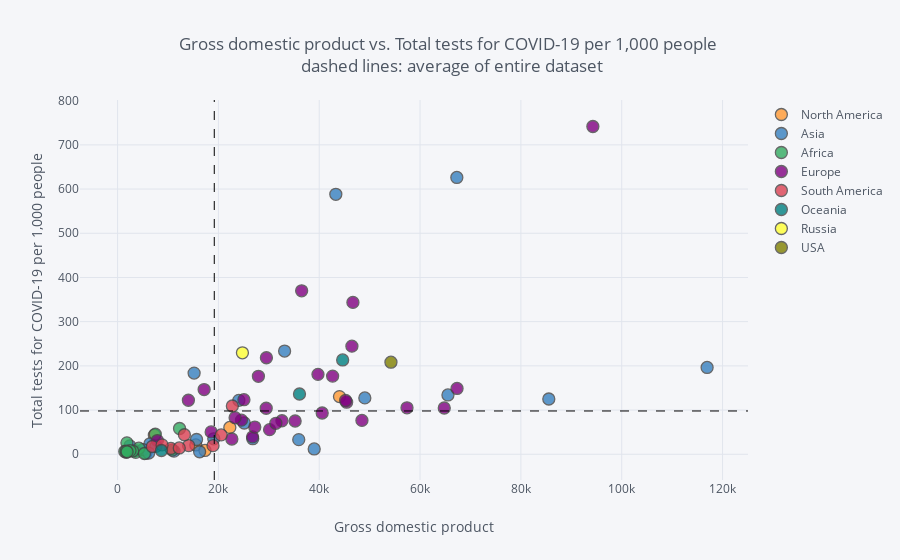

Notebook source saved alongside this figure:
### Markdown cell above
# Plotting survey correlations: rich countries have the most covid testing and confirmed cases.

### Code cell
with warnings.catch_warnings(): # to catch warning about np.module in Python 3.8.2.
    warnings.filterwarnings("ignore",category=FutureWarning)
    survey.iplot(
        x='gdp_per_capita',
        y='total_tests_per_thousand',
        categories='continent',
        text="location",
        vline= {"x":survey["gdp_per_capita"].mean(),
                "color":"#000000",
                "dash": "dash"
               },
        hline={"y":survey["total_tests_per_thousand"].mean(),
               "color":"#000000",
               "dash": "dash"
              },
        xTitle='Gross domestic product',
        yTitle='Total tests for COVID-19 per 1,000 people',
        title='Gross domestic product vs. Total tests for COVID-19 per 1,000 people <br> dashed lines: average of entire dataset')

print("Recommendation: choose option to 'show closest data point on hover' in top right corner")

### Figure 1 — Plotly figure (JSON) as saved in the notebook; plotly's stock layout.template omitted (floating-point values rounded to 4 significant figures)
{"data": [{"marker": {"color": "rgba(255, 153, 51, 1.0)", "line": {"width": 1.3}, "opacity": 0.8, "size": 12, "symbol": "circle"}, "mode": "markers", "name": "North America", "text": ["Aruba", "Anguilla", "Antigua and Barbuda", "Bonaire Sint Eustatius and Saba", "Bahamas", "Belize", "Bermuda", "Barbados", "Canada", "Costa Rica", "Cuba", "Curacao", "Cayman Islands", "Dominica", "Dominican Republic", "Grenada", "Greenland", "Guatemala", "Honduras", "Haiti", "Jamaica", "Saint Kitts and Nevis", "Saint Lucia", "Mexico", "Montserrat", "Nicaragua", "Panama", "Puerto Rico", "El Salvador", "Sint Maarten (Dutch part)", "Turks and Caicos Islands", "Trinidad and Tobago", "Saint Vincent and the Grenadines", "British Virgin Islands", "United States Virgin Islands"], "textfont": {"color": "#4D5663"}, "type": "scatter", "x": [35970.0, null, 21490.0, null, 27720.0, 7824.0, 50670.0, 16980.0, 44020.0, 15520.0, null, null, 49900.0, 9673.0, 14600.0, 13590.0, null, 7424.0, 4542.0, 1653.0, 8194.0, 24650.0, 12950.0, 17340.0, null, 5321.0, 22270.0, 35040.0, 7292.0, 36330.0, null, 28760.0, 10730.0, null, null], "y": [null, null, null, null, null, null, null, null, 130.5, 21.14, 30.14, null, null, null, null, null, null, null, null, null, null, null, null, 8.719, null, null, 60.78, null, 43.31, null, null, null, null, null, null]}, {"marker": {"color": "rgba(55, 128, 191, 1.0)", "line": {"width": 1.3}, "opacity": 0.8, "size": 12, "symbol": "circle"}, "mode": "markers", "name": "Asia", "text": ["Afghanistan", "United Arab Emirates", "Armenia", "Azerbaijan", "Bangladesh", "Bahrain", "Brunei", "Bhutan", "China", "Georgia", "Indonesia", "India", "Iran", "Iraq", "Israel", "Jordan", "Japan", "Kazakhstan", "Kyrgyzstan", "Cambodia", "South Korea", "Kuwait", "Laos", "Lebanon", "Sri Lanka", "Maldives", "Myanmar", "Mongolia", "Malaysia", "Nepal", "Oman", "Pakistan", "Philippines", "Palestine", "Qatar", "Saudi Arabia", "Singapore", "Syria", "Thailand", "Tajikistan", "Timor", "Turkey", "Taiwan", "Uzbekistan", "Vietnam", "Yemen"], "textfont": {"color": "#4D5663"}, "type": "scatter", "x": [1804.0, 67290.0, 8788.0, 15850.0, 3524.0, 43290.0, 71810.0, 8709.0, 15310.0, 9745.0, 11190.0, 6427.0, 19080.0, 15660.0, 33130.0, 8337.0, 39000.0, 24060.0, 3393.0, 3645.0, 35940.0, 65530.0, 6397.0, 13370.0, 11670.0, 15180.0, 5592.0, 11840.0, 26810.0, 2443.0, 37960.0, 5035.0, 7599.0, 4450.0, 116900.0, 49050.0, 85540.0, null, 16280.0, 2897.0, 6570.0, 25130.0, null, 6253.0, 6172.0, 1479.0], "y": [null, 626.2, null, null, 8.147, 588.2, null, null, null, null, 7.202, 23.67, 35.0, 33.45, 233.5, null, 12.07, 122.0, null, null, 33.14, 134.2, null, null, null, 183.7, 2.463, null, 35.27, 19.03, null, 10.7, 17.79, null, 196.5, 127.5, 125.0, null, 5.722, null, null, 70.78, 3.584, null, 2.681, null]}, {"marker": {"color": "rgba(50, 171, 96, 1.0)", "line": {"width": 1.3}, "opacity": 0.8, "size": 12, "symbol": "circle"}, "mode": "markers", "name": "Africa", "text": ["Angola", "Burundi", "Benin", "Burkina Faso", "Botswana", "Central African Republic", "Cote d'Ivoire", "Cameroon", "Democratic Republic of Congo", "Congo", "Comoros", "Cape Verde", "Djibouti", "Algeria", "Egypt", "Eritrea", "Western Sahara", "Ethiopia", "Gabon", "Ghana", "Guinea", "Gambia", "Guinea-Bissau", "Equatorial Guinea", "Kenya", "Liberia", "Libya", "Lesotho", "Morocco", "Madagascar", "Mali", "Mozambique", "Mauritania", "Mauritius", "Malawi", "Namibia", "Niger", "Nigeria", "Rwanda", "Sudan", "Senegal", "Sierra Leone", "Somalia", "South Sudan", "Sao Tome and Principe", "Swaziland", "Seychelles", "Chad", "Togo", "Tunisia", "Tanzania", "Uganda", "South Africa", "Zambia", "Zimbabwe"], "textfont": {"color": "#4D5663"}, "type": "scatter", "x": [5819.0, 702.2, 2064.0, 1703.0, 15810.0, 661.2, 3601.0, 3365.0, 808.1, 4881.0, 1414.0, 6223.0, 2705.0, 13910.0, 10550.0, 1510.0, null, 1730.0, 16560.0, 4228.0, 1999.0, 1562.0, 1549.0, 22600.0, 2993.0, 752.8, 17880.0, 2851.0, 7485.0, 1416.0, 2014.0, 1136.0, 3598.0, 20290.0, 1095.0, 9542.0, 926, 5338.0, 1854.0, 4467.0, 2471.0, 1390.0, null, 1570.0, 3053.0, 7739.0, 26380.0, 1768.0, 1430.0, 10850.0, 2683.0, 1698.0, 12290.0, 3689.0, 1900.0], "y": [null, null, null, null, null, null, 4.372, null, null, null, null, null, null, null, null, null, null, 4.332, null, 13.83, null, null, null, null, 7.338, null, null, null, 45.26, null, null, null, null, null, null, null, null, 1.763, 25.81, null, 8.194, null, null, null, null, null, null, null, 6.268, 9.481, null, 7.295, 58.27, null, 5.577]}, {"marker": {"color": "rgba(128, 0, 128, 1.0)", "line": {"width": 1.3}, "opacity": 0.8, "size": 12, "symbol": "circle"}, "mode": "markers", "name": "Europe", "text": ["Albania", "Andorra", "Austria", "Belgium", "Bulgaria", "Bosnia and Herzegovina", "Belarus", "Switzerland", "Cyprus", "Czech Republic", "Germany", "Denmark", "Estonia", "Finland", "France", "Faeroe Islands", "United Kingdom", "Guernsey", "Gibraltar", "Greece", "Croatia", "Hungary", "Isle of Man", "Ireland", "Iceland", "Italy", "Jersey", "Liechtenstein", "Lithuania", "Luxembourg", "Latvia", "Monaco", "Moldova", "Macedonia", "Malta", "Montenegro", "Netherlands", "Norway", "Poland", "Portugal", "Romania", "San Marino", "Serbia", "Slovakia", "Slovenia", "Sweden", "Ukraine", "Vatican", "Kosovo"], "textfont": {"color": "#4D5663"}, "type": "scatter", "x": [11800.0, null, 45440.0, 42660.0, 18560.0, 11710.0, 17170.0, 57410.0, 32420.0, 32610.0, 45230.0, 46680.0, 29480.0, 40590.0, 38610.0, null, 39750.0, null, null, 24570.0, 22670.0, 26780.0, null, 67340.0, 46480.0, 35220.0, null, null, 29520.0, 94280.0, 25060.0, null, 5190.0, 13110.0, 36510.0, 16410.0, 48470.0, 64800.0, 27220.0, 27940.0, 23310.0, 56860.0, 14050.0, 30160.0, 31400.0, 46950.0, 7894.0, null, 9796.0], "y": [null, null, 117.9, 176.8, 50.64, null, 146.5, 105.2, null, 75.9, 121.7, 343.6, 104.2, 93.43, null, null, 180.8, null, null, 77.16, 34.62, 39.43, null, 149.0, 244.6, 75.28, null, null, 218.4, 741.5, 123.5, null, null, null, 369.9, null, 76.61, 104.7, 61.65, 176.5, 82.7, null, 122.2, 55.69, 70.09, null, 31.02, null, null]}, {"marker": {"color": "rgba(219, 64, 82, 1.0)", "line": {"width": 1.3}, "opacity": 0.8, "size": 12, "symbol": "circle"}, "mode": "markers", "name": "South America", "text": ["Argentina", "Bolivia", "Brazil", "Chile", "Colombia", "Ecuador", "Falkland Islands", "Guyana", "Peru", "Paraguay", "Suriname", "Uruguay", "Venezuela"], "textfont": {"color": "#4D5663"}, "type": "scatter", "x": [18930.0, 6886.0, 14100.0, 22770.0, 13250.0, 10580.0, null, 7435.0, 12240.0, 8827.0, 13770.0, 20550.0, 16750.0], "y": [19.52, 17.55, 19.54, 109.2, 44.15, 13.14, null, null, 14.34, 21.23, null, 43.79, null]}, {"marker": {"color": "rgba(0, 128, 128, 1.0)", "line": {"width": 1.3}, "opacity": 0.8, "size": 12, "symbol": "circle"}, "mode": "markers", "name": "Oceania", "text": ["Australia", "Fiji", "Guam", "Northern Mariana Islands", "New Caledonia", "New Zealand", "Papua New Guinea", "French Polynesia"], "textfont": {"color": "#4D5663"}, "type": "scatter", "x": [44650.0, 8703.0, null, null, null, 36090.0, 3823.0, null], "y": [213.4, 8.504, null, null, null, 136.3, null, null]}, {"marker": {"color": "rgba(255, 255, 51, 1.0)", "line": {"width": 1.3}, "opacity": 0.8, "size": 12, "symbol": "circle"}, "mode": "markers", "name": "Russia", "text": ["Russia"], "textfont": {"color": "#4D5663"}, "type": "scatter", "x": [24770.0], "y": [229.6]}, {"marker": {"color": "rgba(128, 128, 0, 1.0)", "line": {"width": 1.3}, "opacity": 0.8, "size": 12, "symbol": "circle"}, "mode": "markers", "name": "USA", "text": ["United States"], "textfont": {"color": "#4D5663"}, "type": "scatter", "x": [54230.0], "y": [208.3]}, {"marker": {"color": "rgba(251, 128, 114, 1.0)", "line": {"width": 1.3}, "opacity": 0.8, "size": 12, "symbol": "circle"}, "mode": "markers", "name": "nan", "text": [], "textfont": {"color": "#4D5663"}, "type": "scatter", "x": [], "y": []}], "layout": {"legend": {"bgcolor": "#F5F6F9", "font": {"color": "#4D5663"}}, "paper_bgcolor": "#F5F6F9", "plot_bgcolor": "#F5F6F9", "shapes": [{"line": {"color": "#000000", "dash": "dash", "width": 1}, "type": "line", "x0": 0, "x1": 1, "xref": "paper", "y0": 97.95, "y1": 97.95, "yref": "y"}, {"line": {"color": "#000000", "dash": "dash", "width": 1}, "type": "line", "x0": 19180.0, "x1": 19180.0, "xref": "x", "y0": 0, "y1": 1, "yref": "paper"}], "title": "Gross domestic product vs. Total tests for COVID-19 per 1,000 people <br> dashed lines: average of entire dataset", "titlefont": {"color": "#4D5663"}, "xaxis": {"gridcolor": "#E1E5ED", "showgrid": true, "tickfont": {"color": "#4D5663"}, "title": "Gross domestic product", "titlefont": {"color": "#4D5663"}, "zerolinecolor": "#E1E5ED"}, "yaxis": {"gridcolor": "#E1E5ED", "showgrid": true, "tickfont": {"color": "#4D5663"}, "title": "Total tests for COVID-19 per 1,000 people", "titlefont": {"color": "#4D5663"}, "zerolinecolor": "#E1E5ED"}}}
